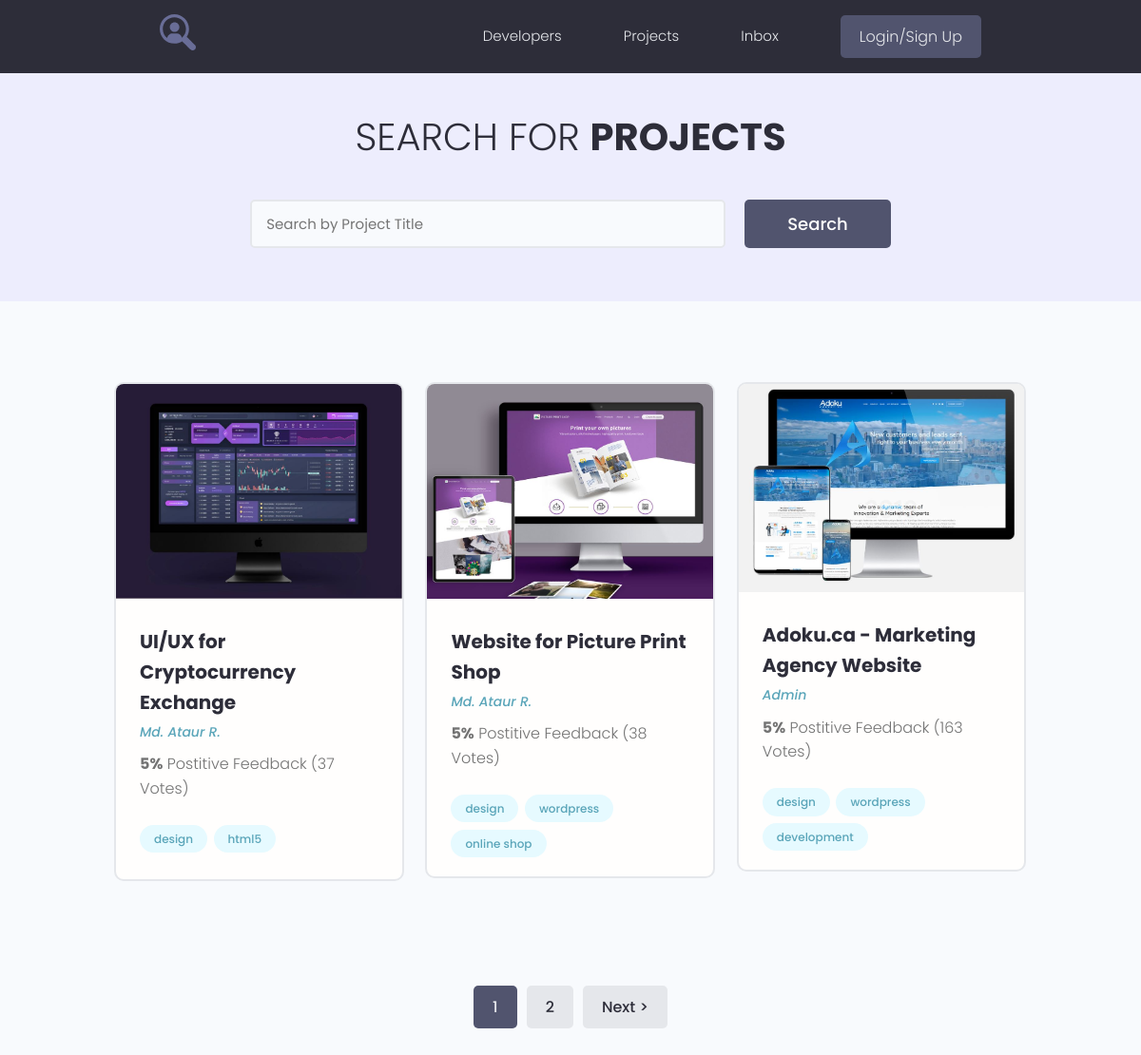
The page /projects/ on the database as committed earlier.
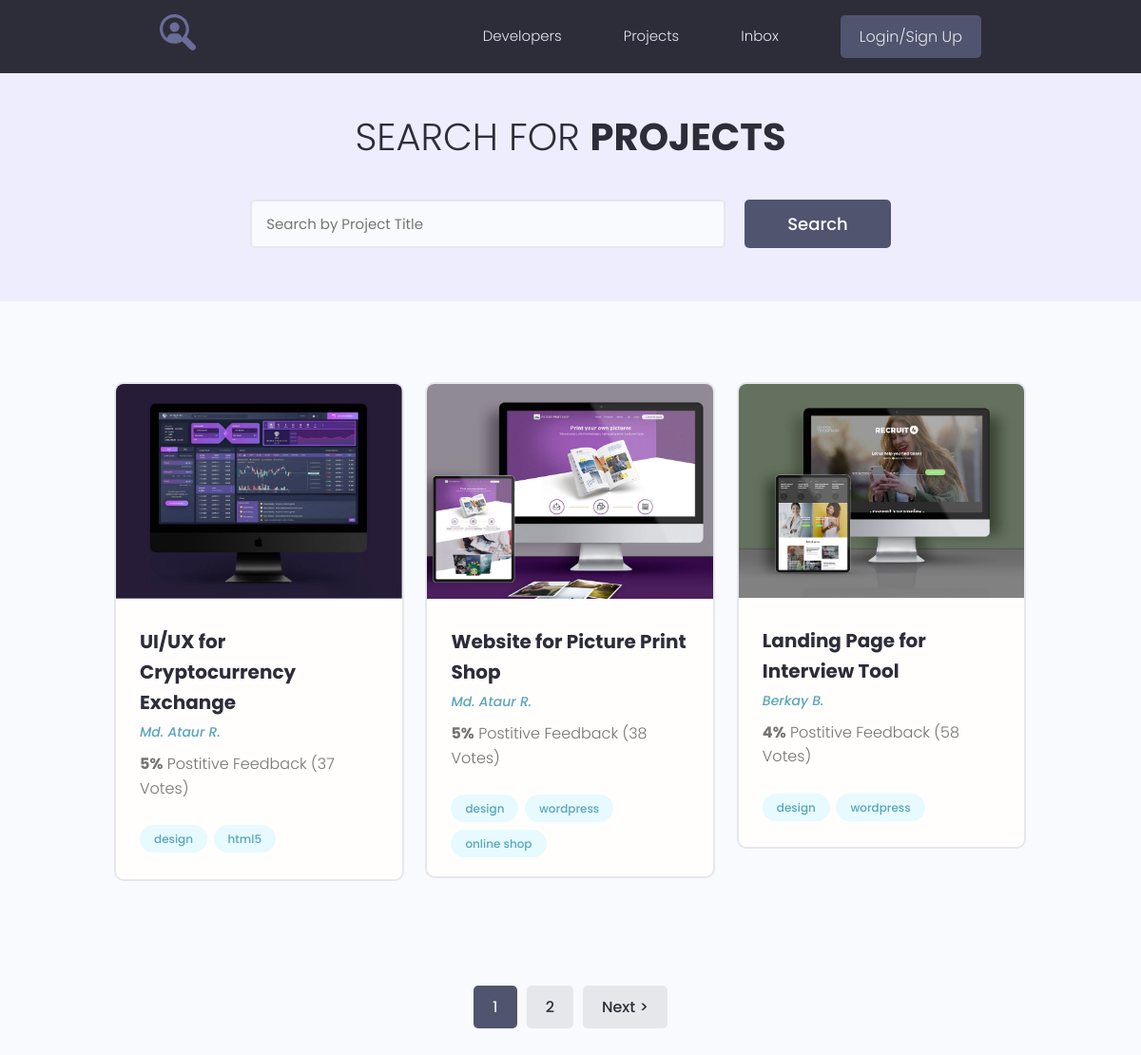
The same page on the database as committed later.
### projects/models.py (models this page shows, shortened)
class Project(models.Model):
    owner = models.ForeignKey(Profile, on_delete=models.SET_NULL, blank=True, null=True)
    title = models.CharField(max_length=200)
    description = models.TextField(blank=True, null=True)
    feature_image = models.ImageField(blank=True, null=True, upload_to='projects/%Y/%m/%d', default='default.jpg')
    demo_link = models.CharField(max_length=200, blank=True, null=True)
    source_link = models.CharField(max_length=200, blank=True, null=True)
    tags = models.ManyToManyField('Tag', blank=True)
    vote_total = models.IntegerField(default=0)
    vote_ratio = models.IntegerField(default=0)
    created = models.DateTimeField(auto_now_add=True)
    class Meta:
        ordering = [
            '-vote_ratio',
            'vote_total',
            'title',
        ]

class Tag(models.Model):
    name = models.CharField(max_length=200)
    created = models.DateTimeField(auto_now_add=True)
    def __str__(self):
        return self.name

### users/models.py (models this page shows, shortened)
class Profile(models.Model):
    user = models.OneToOneField(User, on_delete=models.CASCADE, null=True, blank=True)
    name = models.CharField(max_length=200, blank=True, null=True)
    email = models.EmailField(max_length=200, blank=True, null=True)
    username = models.CharField(max_length=200, blank=True, null=True)
    short_info = models.CharField(max_length=200, blank=True, null=True)
    bio = models.TextField(blank=True, null=True)
    profile_image = models.ImageField(upload_to='profiles/', default='profiles/user-default.png')
    social_github = models.CharField(max_length=200, blank=True, null=True)
    social_youtube = models.CharField(max_length=200, blank=True, null=True)
    social_website = models.CharField(max_length=200, blank=True, null=True)
    created = models.DateTimeField(auto_now_add=True)

### projects/views.py (the view)
# urls.py: path('', get_projects, name='projects'),
def get_projects(request):
    projects, search_query = search_projects(request)
    custom_range, projects = paginate_projects(request, projects, 3)
    context = {
        'projects': projects,
        'search_query': search_query,
        'custom_range': custom_range,
    }
    return render(request, 'projects/projects.html', context=context)

### projects/utils.py (called while the page is built)
def search_projects(request):
    search_query = ''
    if request.GET.get('search_query'):
        search_query = request.GET.get('search_query')
    tags = Tag.objects.filter(name__icontains=search_query)
    projects = Project.objects.distinct().filter(Q(title__icontains=search_query) | Q(description__icontains=search_query) | Q(
        owner__name__icontains=search_query) | Q(tags__in=tags))
    return projects, search_query

def paginate_projects(request, projects, results):
    page = request.GET.get('page')
    paginator = Paginator(projects, results)
    try:
        projects = paginator.page(page)
    except PageNotAnInteger:
        page = 1
        projects = paginator.page(page)
    except EmptyPage:
        page = paginator.num_pages
        projects = paginator.page(page)
    left_index = int(page) - 2
    if left_index < 1:
        left_index = 1
    right_index = int(page) + 2
    if right_index > paginator.num_pages:
        right_index = paginator.num_pages + 1
    custom_range = range(left_index, right_index)
    return custom_range, projects

### projects/templates/projects/projects.html (shortened to what this page needs)
{% extends 'projects/base.html' %}
{% block content %}
  <main class="projects">
    <section class="hero-section text-center">
      <div class="container container--narrow">
        <div class="hero-section__box">
          <h2>Search for <span>Projects</span></h2>
        </div>
        <div class="hero-section__search">
          <form id="search" class="form" action="{% url 'projects' %}" method="get">
            <div class="form__field">
              <input class="input input--text" id="formInput#search" type="text" name="search_query"
                placeholder="Search by Project Title" value="{{ search_query }}"/>
            </div>
            <input class="btn btn--sub btn--lg" type="submit" value="Search" />
          </form>
        </div>
      </div>
    </section>
    <section class="projectsList">
      <div class="container">
        <div class="grid grid--three">
          {% for project in projects %}
          <div class="column">
            <div class="card project">
              <a href="{% url 'project' project.id %}" class="project">
                <img class="project__thumbnail" src="{{ project.feature_image.url }}" alt="project thumbnail" />
                <div class="card__body">
                  <h3 class="project__title">{{ project.title }}</h3>
                  <p><a class="project__author" href="{% url 'project' project.id %}">{{ project.owner.name }}</a></p>
                  <p class="project--rating">
                    <span style="font-weight: bold;">{{ project.vote_ratio }}%</span> Postitive
                    Feedback ({{ project.vote_total }} Vote{{ project.vote_total|pluralize:'s' }})
                  </p>
                  <div class="project__tags">
                    {% for tag in project.tags.all %}
                      <span class="tag tag--pill tag--main">
                        <small>{{ tag }}</small>
                      </span>
                    {% endfor %}
                  </div>
                </div>
              </a>
            </div>
          </div>
          {% endfor %}
        </div>
      </div>
    </section>
    {% include 'projects/pagination.html' with queryset=projects custom_range=custom_range %}
  </main>
{% endblock %}

Rows that differ between the two databases and show on the page:
removed Project: feature_image (picture), title "Adoku.ca - Marketing Agency Website", owner.name "Admin", vote_ratio "5", vote_total "163", Tag (name "design"), Tag (name "wordpress")
no longer on this page (row unchanged): Tag: name "development", shown under "Adoku.ca - Marketing Agency Website"
now on this page (row unchanged): Project: feature_image (picture), title "Landing Page for Interview Tool", owner.name "Berkay B.", vote_ratio "4", vote_total "58", Tag (name "design"), Tag (name "wordpress")
